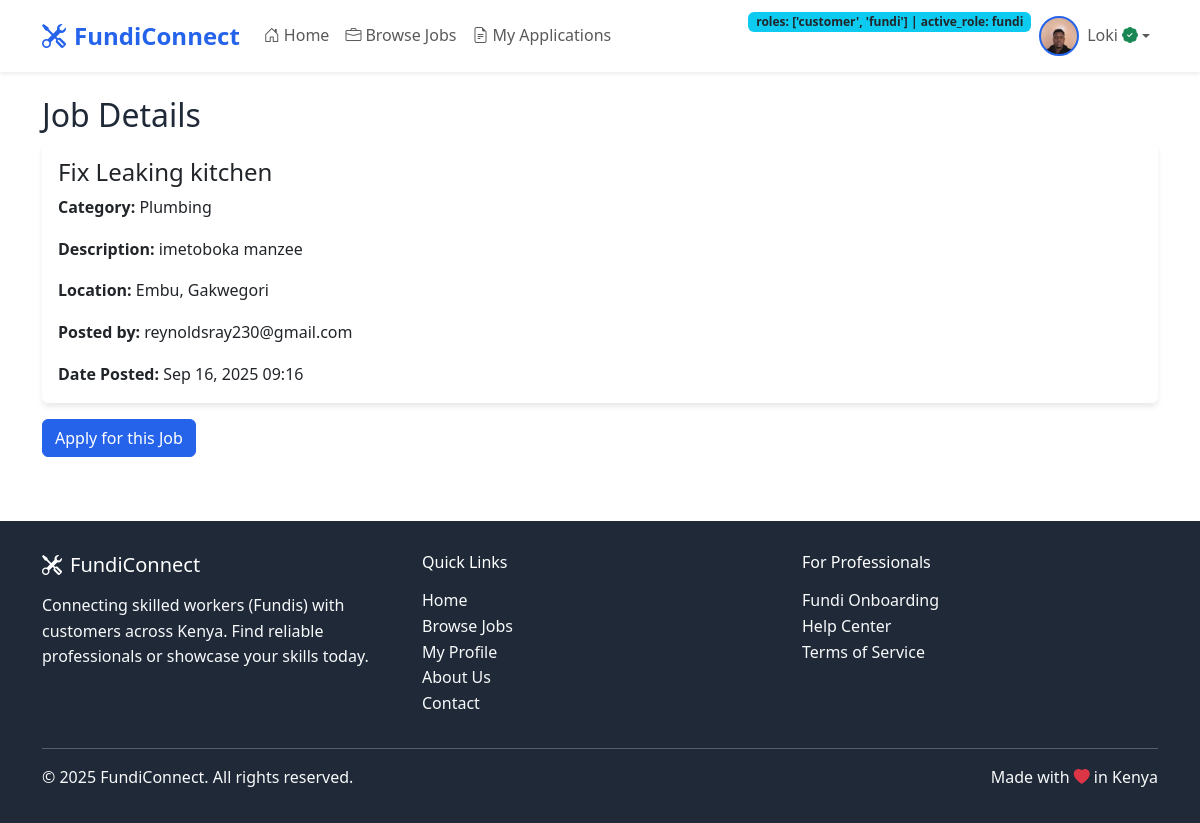
/job/1/ (signed in), run on the app's committed database.
### users/models.py (models this page shows, shortened)
class User(AbstractUser):
    email = models.EmailField(unique=True)
    roles = models.JSONField(default=list)  # e.g. ["customer", "fundi"]
    active_role = models.CharField(max_length=10, default="customer")
    phone_number = models.CharField(max_length=20, blank=True)
    phone_verified = models.BooleanField(default=False)
    otp_code = models.CharField(max_length=6, blank=True)
    otp_created_at = models.DateTimeField(null=True, blank=True)
    location = models.CharField(max_length=100, blank=True)
    latitude = models.DecimalField(max_digits=9, decimal_places=6, null=True, blank=True)
    longitude = models.DecimalField(max_digits=9, decimal_places=6, null=True, blank=True)
    profile_photo = models.ImageField(upload_to='customer_photos/', null=True, blank=True)
    id_document = models.ImageField(upload_to='customer_ids/', null=True, blank=True)
    date_joined = models.DateTimeField(auto_now_add=True)
    is_verified = models.BooleanField(default=False)
    onboarding_complete = models.BooleanField(default=False)
    USERNAME_FIELD = 'email'
    REQUIRED_FIELDS = ['username']

class FundiProfile(models.Model):
    user = models.OneToOneField(User, on_delete=models.CASCADE, related_name='fundi_profile')
    skills = models.JSONField(default=list)  # Store skills as JSON array
    description = models.TextField(blank=True)
    experience_years = models.PositiveIntegerField(default=0)
    hourly_rate = models.DecimalField(max_digits=8, decimal_places=2, null=True, blank=True)
    availability = models.BooleanField(default=True)
    rating = models.DecimalField(max_digits=3, decimal_places=2, default=0.0)
    total_jobs_completed = models.PositiveIntegerField(default=0)
    latitude = models.DecimalField(max_digits=9, decimal_places=6, null=True, blank=True)
    longitude = models.DecimalField(max_digits=9, decimal_places=6, null=True, blank=True)
    profile_photo = models.ImageField(upload_to='fundi_photos/', null=True, blank=True)
    id_document = models.ImageField(upload_to='fundi_ids/', null=True, blank=True)
    verification_status = models.CharField(max_length=20, choices=[('pending', 'Pending'), ('approved', 'Approved'), ('rejected', 'Rejected')], default='pending')
    verification_comment = models.TextField(blank=True)
    verified_at = models.DateTimeField(null=True, blank=True)

### jobs/models.py (models this page shows, shortened)
class Job(models.Model):
    STATUS_CHOICES = [
        ('open', 'Open'),
        ('in_progress', 'In Progress'),
        ('completed', 'Completed'),
        ('cancelled', 'Cancelled'),
    ]
    URGENCY_CHOICES = [
        ('low', 'Low'),
        ('medium', 'Medium'),
        ('high', 'High'),
        ('urgent', 'Urgent'),
    ]
    title = models.CharField(max_length=200)
    description = models.TextField()
    customer = models.ForeignKey(User, on_delete=models.CASCADE, related_name='posted_jobs')
    fundi = models.ForeignKey(User, on_delete=models.SET_NULL, null=True, blank=True, related_name='assigned_jobs')
    category = models.ForeignKey(Category, on_delete=models.SET_NULL, null=True)
    location = models.CharField(max_length=100)
    status = models.CharField(max_length=20, choices=STATUS_CHOICES, default='open')
    urgency = models.CharField(max_length=10, choices=URGENCY_CHOICES, default='medium')
    budget_min = models.DecimalField(max_digits=10, decimal_places=2, null=True, blank=True)
    budget_max = models.DecimalField(max_digits=10, decimal_places=2, null=True, blank=True)
    created_at = models.DateTimeField(auto_now_add=True)
    updated_at = models.DateTimeField(auto_now=True)
    deadline = models.DateTimeField(null=True, blank=True)
    rating = models.PositiveSmallIntegerField(null=True, blank=True)  # 1-5 stars
    customer_review_text = models.TextField(blank=True)  # Optional written review
    class Meta:
        ordering = ['-created_at']

class Category(models.Model):
    name = models.CharField(max_length=50, unique=True)
    description = models.TextField(blank=True)
    created_at = models.DateTimeField(auto_now_add=True)
    class Meta:
        verbose_name_plural = "Categories"
    def __str__(self):
        return self.name

### core/views.py (the view)
# urls.py: path('job/<int:job_id>/', views.job_detail, name='job_detail'),
def job_detail(request, job_id):
    job = get_object_or_404(Job, id=job_id)
    user_has_applied = False
    if request.user.is_authenticated and request.user.active_role == 'fundi':
        user_has_applied = job.applications.filter(fundi=request.user).exists()
    context = {
        'job': job,
        'user_has_applied': user_has_applied,
    }
    return render(request, 'core/job_detail.html', context)

### templates/core/job_detail.html
{% extends 'base/base.html' %}
{% block content %}
<div class="container mt-4">
    <h2>Job Details</h2>
    {% if job %}
        <div class="card mb-3">
            <div class="card-body">
                <h4 class="card-title">{{ job.title }}</h4>
                <p class="card-text"><strong>Category:</strong> {{ job.category }}</p>
                <p class="card-text"><strong>Description:</strong> {{ job.description }}</p>
                <p class="card-text"><strong>Location:</strong> {{ job.location }}</p>
                <p class="card-text"><strong>Posted by:</strong> {{ job.customer.email }}</p>
                <p class="card-text"><strong>Date Posted:</strong> {{ job.created_at|date:'M d, Y H:i' }}</p>
            </div>
        </div>
    {% if user.is_authenticated and user.active_role == 'fundi' %}
            <a href="{% url 'jobs:apply' job.id %}" class="btn btn-primary">Apply for this Job</a>
        {% endif %}
    {% else %}
        <p>Job not found.</p>
    {% endif %}
</div>
{% endblock %}

### templates/base/base.html (shortened to what this page needs)
<!DOCTYPE html>
<html lang="en">
<head>
    <link href="https://cdn.jsdelivr.net/npm/bootstrap@5.3.0/dist/css/bootstrap.min.css" rel="stylesheet">
    <link href="https://cdn.jsdelivr.net/npm/bootstrap-icons@1.10.0/font/bootstrap-icons.css" rel="stylesheet">
</head>
<body>
    <nav class="navbar navbar-expand-lg navbar-light bg-white shadow-sm sticky-top">
        <div class="container">
            <a class="navbar-brand" href="{% url 'dashboard' %}">
                <i class="bi bi-tools me-2"></i>FundiConnect
            </a>
            <div class="collapse navbar-collapse" id="navbarNav">
                <ul class="navbar-nav me-auto">
                    <li class="nav-item">
                        <a class="nav-link" href="{% url 'dashboard' %}">
                            <i class="bi bi-house-door me-1"></i>Home
                        </a>
                    </li>
                    <li class="nav-item">
                        {% if user.is_authenticated %}
                            <a class="nav-link" href="{% url 'job_list' %}">
                                <i class="bi bi-briefcase me-1"></i>Browse Jobs
                            </a>
                        {% else %}
                            <a class="nav-link" href="{% url 'dashboard' %}#popular-services">
                                <i class="bi bi-briefcase me-1"></i>Browse Jobs
                            </a>
                        {% endif %}
                    </li>
                    {% if user.is_authenticated %}
                        {% if user.active_role == 'customer' %}
                            <li class="nav-item">
                                <a class="nav-link" href="{% url 'jobs:job_create' %}">
                                    <i class="bi bi-plus-circle me-1"></i>Post a Job
                                </a>
                            </li>
                            <li class="nav-item">
                                <a class="nav-link" href="{% url 'jobs:my_jobs' %}">
                                    <i class="bi bi-list-ul me-1"></i>My Jobs
                                </a>
                            </li>
                        {% elif user.active_role == 'fundi' %}
                            <li class="nav-item">
                                    <a class="nav-link" href="{% url 'jobs:my_applications' %}">
                                    <i class="bi bi-file-earmark-text me-1"></i>My Applications
                                </a>
                            </li>
                        {% endif %}
                    {% endif %}
                </ul>
                <ul class="navbar-nav">
                    {% if user.is_authenticated %}
                        <li class="nav-item">
                            <span class="badge bg-info text-dark">roles: {{ user.roles }} | active_role: {{ user.active_role }}</span>
                        </li>
                        <li class="nav-item dropdown">
                            <a class="nav-link dropdown-toggle d-flex align-items-center" href="#" id="navbarDropdown" role="button" data-bs-toggle="dropdown">
                                {% if user.active_role == 'fundi' and user.fundi_profile and user.fundi_profile.profile_photo %}
                                    <img src="{{ user.fundi_profile.profile_photo.url }}" class="profile-avatar me-2" style="object-fit:cover; width:40px; height:40px; border-radius:50%; border:2px solid #2563eb;" alt="Avatar">
                                {% elif user.active_role == 'customer' and user.profile_photo %}
                                    <img src="{{ user.profile_photo.url }}" class="profile-avatar me-2" style="object-fit:cover; width:40px; height:40px; border-radius:50%; border:2px solid #2563eb;" alt="Avatar">
                                {% else %}
                                    <div class="profile-avatar me-2">
                                        {{ user.first_name.0|default:user.email.0|upper }}
                                    </div>
                                {% endif %}
                                {{ user.first_name|default:user.email }}
                                {% if user.active_role == 'fundi' and user.is_verified %}
                                    <i class="bi bi-patch-check-fill text-success ms-1"></i>
                                {% endif %}
                            </a>
                        </li>
                    {% endif %}
                </ul>
            </div>
        </div>
    </nav>
    <main>
        {% block content %}{% endblock %}
    </main>
    <footer class="footer">
        <div class="container">
            <div class="row">
                <div class="col-md-4">
                    <h5 class="text-white mb-3">
                        <i class="bi bi-tools me-2"></i>FundiConnect
                    </h5>
                    <p class="text-light">
                        Connecting skilled workers (Fundis) with customers across Kenya.
                        Find reliable professionals or showcase your skills today.
                    </p>
                </div>
                <div class="col-md-4">
                    <h6 class="text-white mb-3">Quick Links</h6>
                    <ul class="list-unstyled">
                        <li><a href="{% url 'dashboard' %}" class="text-light text-decoration-none">Home</a></li>
                        <li><a href="{% url 'job_list' %}" class="text-light text-decoration-none">Browse Jobs</a></li>
                        <li><a href="{% url 'profile' %}" class="text-light text-decoration-none">My Profile</a></li>
                        <li><a href="{% url 'about' %}" class="text-light text-decoration-none">About Us</a></li>
                        <li><a href="{% url 'contact' %}" class="text-light text-decoration-none">Contact</a></li>
                    </ul>
                </div>
                <div class="col-md-4">
                    <h6 class="text-white mb-3">For Professionals</h6>
                    <ul class="list-unstyled">
                        {% if not user.is_authenticated %}
                            <li><a href="{% url 'signup' %}" class="text-light text-decoration-none">Join as Fundi</a></li>
                            <li><a href="{% url 'customer_signup' %}" class="text-light text-decoration-none">Join as Customer</a></li>
                        {% else %}
                            {% if 'fundi' in user.roles %}
                                <li><a href="{% url 'fundi_onboarding' %}" class="text-light text-decoration-none">Fundi Onboarding</a></li>
                            {% endif %}
                        {% endif %}
                        <li><a href="https://fundiconnect.co.ke/help" class="text-light text-decoration-none" target="_blank">Help Center</a></li>
                        <li><a href="https://fundiconnect.co.ke/terms" class="text-light text-decoration-none" target="_blank">Terms of Service</a></li>
                    </ul>
                </div>
            </div>
            <hr class="text-light">
            <div class="row">
                <div class="col-md-6">
                    <p class="text-light mb-0">&copy; 2025 FundiConnect. All rights reserved.</p>
                </div>
                <div class="col-md-6 text-md-end">
                    <p class="text-light mb-0">Made with <i class="bi bi-heart-fill text-danger"></i> in Kenya</p>
                </div>
            </div>
        </div>
    </footer>
</body>
</html>

### templates/base/base.html (style rules this page uses)
:root { --primary-color: #2563eb; --primary-dark: #1d4ed8; --secondary-color: #10b981; --accent-color: #f59e0b; --text-dark: #1f2937; --text-light: #6b7280; }
body { font-family: 'Segoe UI', Tahoma, Geneva, Verdana, sans-serif; line-height: 1.6; color: var(--text-dark); }
.navbar-brand { font-weight: 700; font-size: 1.5rem; color: var(--primary-color) !important; }
.btn-primary { background-color: var(--primary-color); border-color: var(--primary-color); }
.card { border: none; box-shadow: 0 4px 6px -1px rgba(0, 0, 0, 0.1); transition: transform 0.2s, box-shadow 0.2s; }
.footer { background-color: var(--text-dark); color: white; padding: 2rem 0; margin-top: 4rem; }
.profile-avatar { width: 40px; height: 40px; background: var(--primary-color); color: white; border-radius: 50%; display: flex; align-items: center; justify-content: center; font-weight: 600; }
.navbar-nav .nav-link { font-weight: 500; transition: color 0.2s ease; }

### data on the page
User: roles "['customer', 'fundi']", active_role "fundi", fundi_profile.profile_photo (picture), first_name "Loki"
Job: title "Fix Leaking kitchen", category "Plumbing", description "imetoboka manzee", location "Embu, Gakwegori", customer.email "reynoldsray230@gmail.com", created_at "Sep 16, 2025 09:16"
